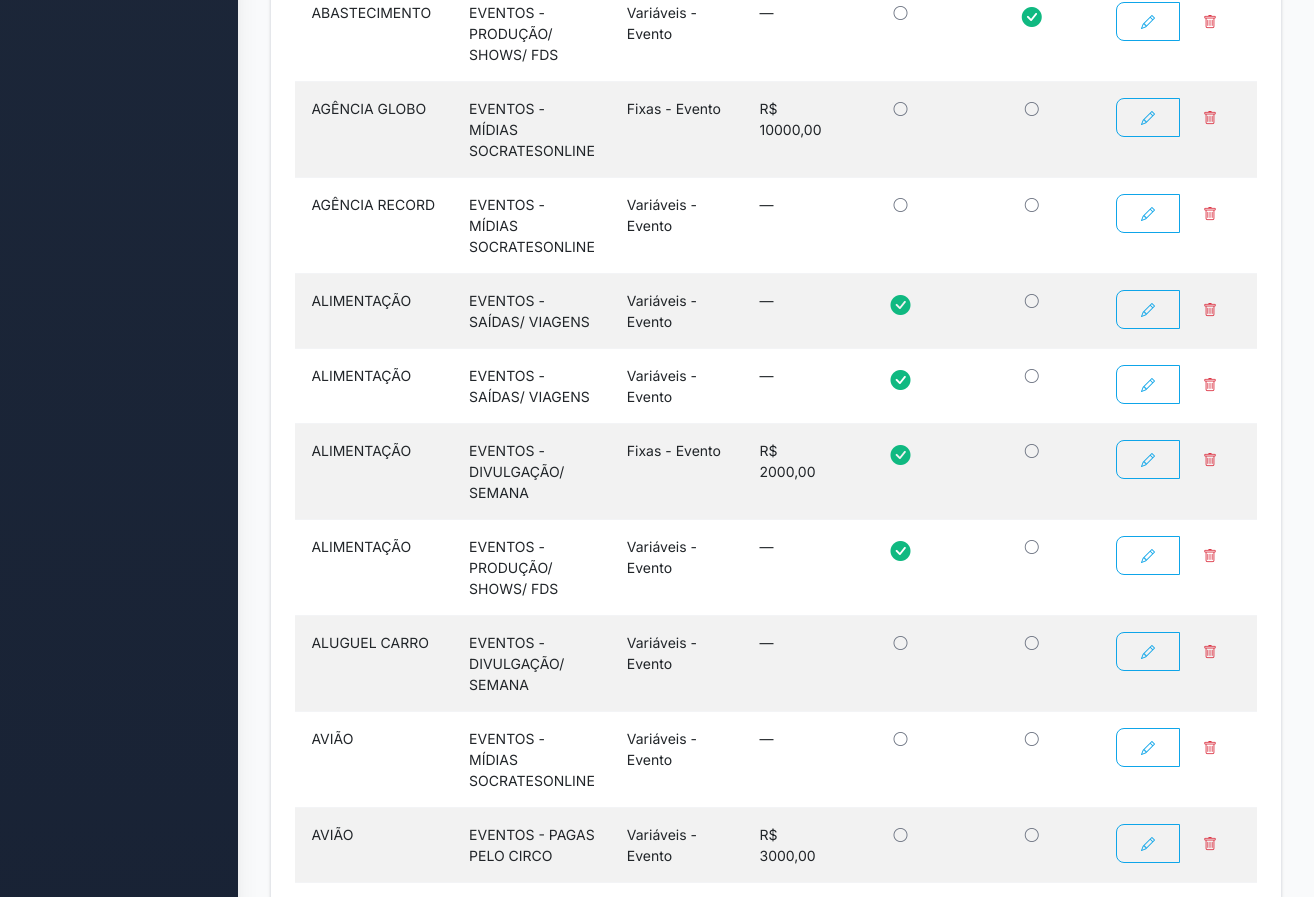
Before: /cadastros/despesas (middle part) with the older database file.
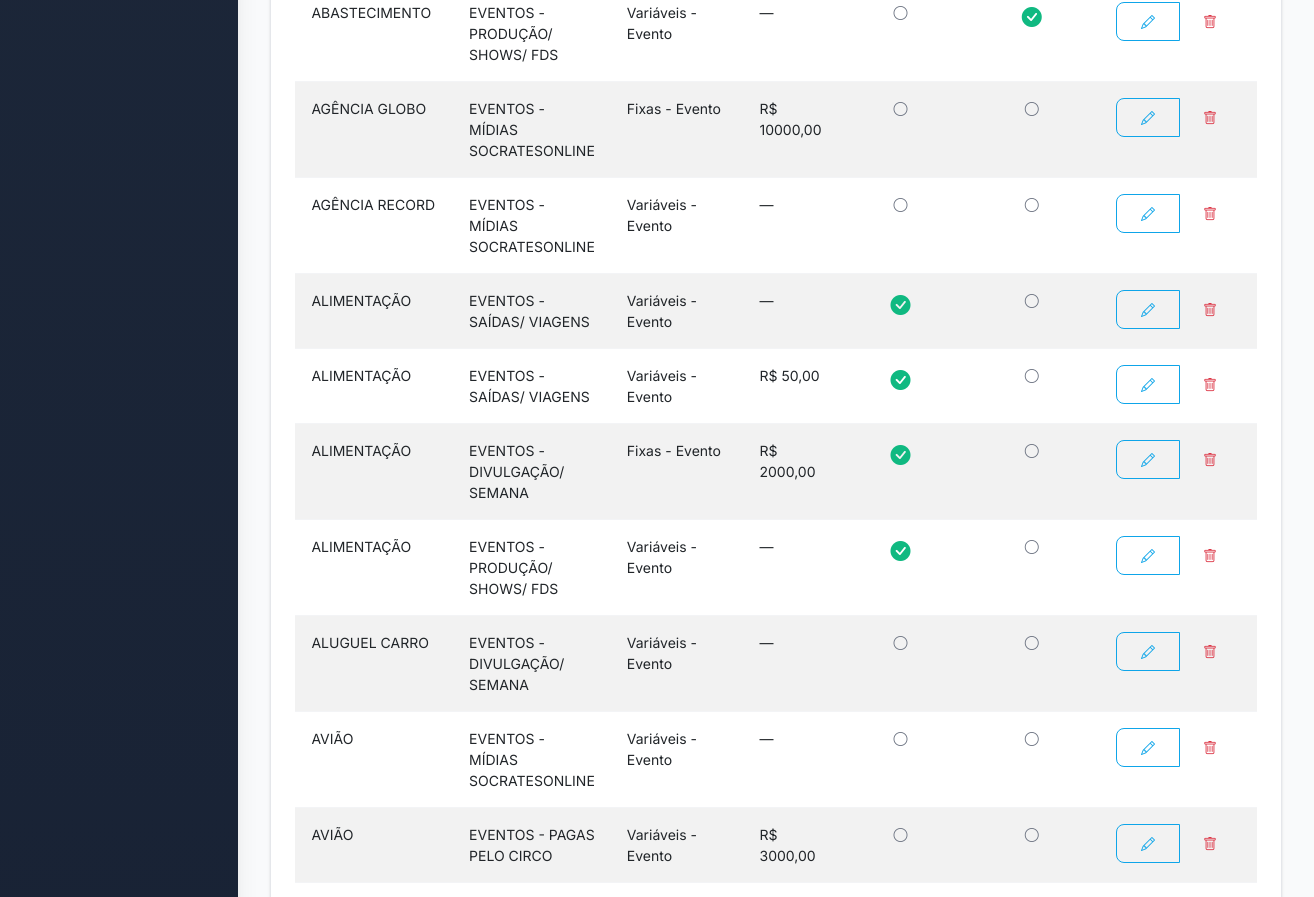
After: the same page with the newer database file.
### models.py (models this page shows, shortened)
class Despesa(db.Model):
    __tablename__ = 'despesa'
    id_despesa = db.Column(db.Integer, primary_key=True)
    nome = db.Column(db.String, nullable=False)
    id_categoria_despesa = db.Column(db.Integer, db.ForeignKey('categoria_despesa.id_categoria_despesa'))
    id_tipo_despesa = db.Column(db.Integer, nullable=False, default=1)  # 1=Fixas-Evento, 2=Variáveis-Evento, 3=Fixas-SócratesOnline, 4=Variáveis-SócratesOnline
    valor_medio_despesa = db.Column(db.Numeric(10, 2))
    flag_alimentacao = db.Column(db.Boolean, nullable=False, default=False)
    flag_combustivel = db.Column(db.Boolean, nullable=False, default=False)
    despesa_eventos = db.relationship('DespesaEvento', back_populates='despesa')
    @property
    def tipo_nome(self):
        return TIPOS_DESPESA.get(self.id_tipo_despesa, 'Tipo não definido')

class CategoriaDespesa(db.Model):
    __tablename__ = 'categoria_despesa'
    id_categoria_despesa = db.Column(db.Integer, primary_key=True)
    nome = db.Column(db.String, nullable=False)
    despesas = db.relationship('Despesa', backref='categoria')

### app.py (the view, shortened to what this page needs)
@app.route('/cadastros/despesas', methods=['GET', 'POST'])
def cadastrar_despesa():
    categorias_existentes = CategoriaDespesa.query.all()
    if not categorias_existentes:
        flash('Ã‰ necessÃ¡rio cadastrar pelo menos uma categoria de despesa antes de cadastrar despesas.', 'warning')
        return redirect(url_for('cadastrar_categoria_despesa'))
    form = DespesaForm()
    form.id_categoria_despesa.choices = [(c.id_categoria_despesa, c.nome) for c in categorias_existentes]
    despesas = Despesa.query.order_by(Despesa.nome).all()
    return render_template('despesas.html', form=form, despesas=despesas)

### templates/despesas.html (shortened to what this page needs)
{% extends 'base.html' %}
{% block content %}
<div class="card">
    <div class="card-body">
        {% if despesas %}
        <div class="table-responsive">
            <table class="table table-hover table-striped sortable-table" id="despesasTable">
                <tbody>
                    {% for d in despesas %}
                    <tr>
                        <td>{{ d.nome }}</td>
                        <td>{{ d.categoria.nome if d.categoria else '—' }}</td>
                        <td>{{ d.tipo_nome }}</td>
                        <td>
                            {% if d.valor_medio_despesa %}
                                R$ {{ "%.2f"|format(d.valor_medio_despesa)|replace('.', ',') }}
                            {% else %}
                                —
                            {% endif %}
                        </td>
                        <td class="text-center">
                            {% if d.flag_alimentacao %}
                                <i class="bi bi-check-circle-fill text-success fs-5" title="Despesa de Alimentação"></i>
                            {% else %}
                                <i class="bi bi-circle text-muted" title="Não é despesa de alimentação"></i>
                            {% endif %}
                        </td>
                        <td class="text-center">
                            {% if d.flag_combustivel %}
                                <i class="bi bi-check-circle-fill text-success fs-5" title="Despesa de Combustível"></i>
                            {% else %}
                                <i class="bi bi-circle text-muted" title="Não é despesa de combustível"></i>
                            {% endif %}
                        </td>
                        <td class="text-center">
                            <div class="btn-group" role="group">
                                <a href="{{ url_for('editar_despesa', id=d.id_despesa) }}" class="btn btn-sm btn-outline-primary" title="Editar">
                                    <i class="bi bi-pencil"></i>
                                </a>
                                <a href="{{ url_for('excluir_despesa', id=d.id_despesa) }}" class="btn btn-sm btn-outline-danger"
                                   onclick="return confirm('Tem certeza que deseja excluir esta despesa?')" title="Excluir">
                                    <i class="bi bi-trash"></i>
                                </a>
                            </div>
                        </td>
                    </tr>
                    {% endfor %}
                </tbody>
            </table>
        </div>
        {% else %}
        <div class="alert alert-info">
            <i class="bi bi-info-circle me-2"></i>Nenhuma despesa cadastrada.
        </div>
        {% endif %}
    </div>
</div>
{% endblock %}

### templates/base.html (shortened to what this page needs)
<!DOCTYPE html>
<html lang="pt-br">
<head>
    <link href="https://cdn.jsdelivr.net/npm/bootstrap@5.3.0/dist/css/bootstrap.min.css" rel="stylesheet">
    <link href="https://cdn.jsdelivr.net/npm/bootstrap-icons@1.10.5/font/bootstrap-icons.css" rel="stylesheet">
    <link rel="stylesheet" href="https://cdnjs.cloudflare.com/ajax/libs/font-awesome/6.0.0/css/all.min.css">
    <link rel="stylesheet" href="{{ url_for('static', filename='style-modern.css') }}">
</head>
<body>
    <div class="layout">
        <div class="sidebar" id="sidebar">
            {% set categoria = session['categoria'] %}
        </div>
        <div class="main-content">
            {% block content %}{% endblock %}
        </div>
    </div>
</body>
</html>

### static/style-modern.css (style rules this page uses)
:root { --primary-900: #0f172a; --primary-800: #1e293b; --primary-700: #334155; --primary-600: #475569; --primary-500: #64748b; --primary-400: #94a3b8; --primary-300: #cbd5e1; --primary-200: #e2e8f0; --primary-100: #f1f5f9; --primary-50: #f8fafc; --accent: #0ea5e9; --accent-light: #38bdf8; --accent-dark: #0284c7; --accent-50: #f0f9ff; --accent-100: #e0f2fe; --gray-50: #f9fafb; --gray-100: #f3f4f6; --gray-200: #e5e7eb; --gray-300: #d1d5db; --gray-400: #9ca3af; --gray-500: #6b7280; --gray-600: #4b5563; --gray-700: #374151; --gray-800: #1f2937; --gray-900: #111827; --success-light: #d1fae5; --success: #10b981; --success-dark: #059669; --warning-light: #fed7aa; --warning: #f59e0b; --warning-dark: #d97706; --danger-light: #fee2e2; --danger: #ef4444; --danger-dark: #dc2626; --info-light: #dbeafe; --info: #3b82f6; --info-dark: #2563eb; --spacing-xs: 0.25rem; --spacing-sm: 0.5rem; --spacing-md: 1rem; --spacing-lg: 1.5rem; --spacing-xl: 2rem; --spacing-2xl: 3rem; --font-sans: 'Inter', -apple-system, BlinkMacSystemFont, 'Segoe UI', 'Roboto', sans-serif; --font-size-xs: 0.75rem; --font-size-sm: 0.875rem; --font-size-base: 1rem; --font-size-lg: 1.125rem; --font-size-xl: 1.25rem; --font-size-2xl: 1.5rem; --font-size-3xl: 1.875rem; --radius-sm: 0.375rem; --radius-md: 0.5rem; --radius-lg: 0.75rem; --radius-xl: 1rem; --radius-2xl: 1.5rem; --radius-full: 9999px; --shadow-xs: 0 1px 2px 0 rgb(0 0 0 / 0.05); --shadow-sm: 0 1px 3px 0 rgb(0 0 0 / 0.1), 0 1px 2px -1px rgb(0 0 0 / 0.1); --shadow-md: 0 4px 6px -1px rgb(0 0 0 / 0.1), 0 2px 4px -2px rgb(0 0 0 / 0.1); --shadow-lg: 0 10px 15px -3px rgb(0 0 0 / 0.1), 0 4px 6px -4px rgb(0 0 0 / 0.1); --shadow-xl: 0 20px 25px -5px rgb(0 0 0 / 0.1), 0 8px 10px -6px rgb(0 0 0 / 0.1); --transition-fast: 150ms cubic-bezier(0.4, 0, 0.2, 1); --transition-base: 250ms cubic-bezier(0.4, 0, 0.2, 1); --transition-slow: 350ms cubic-bezier(0.4, 0, 0.2, 1); --z-base: 0; --z-dropdown: 10; --z-sticky: 20; --z-fixed: 30; --z-modal-backdrop: 40; --z-modal: 50; --z-popover: 60; --z-tooltip: 70; }
* { box-sizing: border-box; }
body { font-family: var(--font-sans); font-size: var(--font-size-base); line-height: 1.5; color: var(--gray-700); background-color: var(--gray-50); -webkit-font-smoothing: antialiased; -moz-osx-font-smoothing: grayscale; }
.layout { display: flex; min-height: 100vh; background-color: var(--gray-50); }
.sidebar { width: 260px; background: linear-gradient(180deg, var(--primary-800) 0%, var(--primary-900) 100%); color: white; padding: var(--spacing-lg); display: flex; flex-direction: column; box-shadow: var(--shadow-xl); transition: all var(--transition-base); }
.main-content { flex: 1; padding: var(--spacing-xl); max-width: 1400px; margin: 0 auto; width: 100%; }
.card { background: white; border: 1px solid var(--gray-200); border-radius: var(--radius-lg); box-shadow: var(--shadow-sm); margin-bottom: var(--spacing-lg); transition: all var(--transition-base); }
.card-body { padding: var(--spacing-lg); }
.btn { padding: var(--spacing-sm) var(--spacing-lg); border-radius: var(--radius-md); font-weight: 500; font-size: var(--font-size-sm); transition: all var(--transition-fast); border: none; display: inline-flex; align-items: center; gap: var(--spacing-xs); cursor: pointer; }
.btn-outline-primary { background-color: transparent; color: var(--accent); border: 1.5px solid var(--accent); }
.table { border-collapse: separate; border-spacing: 0; }
.table tbody td { padding: var(--spacing-md); border-bottom: 1px solid var(--gray-100); font-size: var(--font-size-sm); }
.text-success { color: var(--success) !important; }
.text-muted { color: var(--gray-500) !important; }

Changed rows visible on the page:
changed Despesa (number 5 of 10 on the later page): valor_medio_despesa (not shown) → "50,00"; valor_medio_despesa "—" → "R$"
